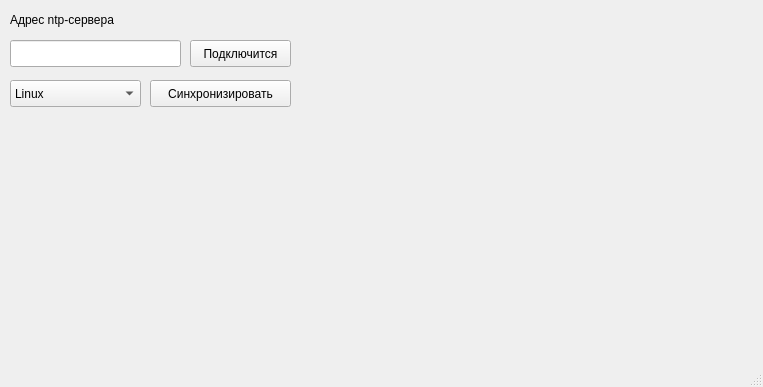
<?xml version="1.0" encoding="UTF-8"?>
<ui version="4.0">
 <class>MainWindow</class>
 <widget class="QMainWindow" name="MainWindow">
  <property name="geometry">
   <rect>
    <x>0</x>
    <y>0</y>
    <width>763</width>
    <height>387</height>
   </rect>
  </property>
  <property name="windowTitle">
   <string>MainWindow</string>
  </property>
  <widget class="QWidget" name="centralwidget">
   <widget class="QComboBox" name="comboBox">
    <property name="geometry">
     <rect>
      <x>10</x>
      <y>80</y>
      <width>131</width>
      <height>27</height>
     </rect>
    </property>
    <item>
     <property name="text">
      <string>Linux</string>
     </property>
    </item>
    <item>
     <property name="text">
      <string>Windows</string>
     </property>
    </item>
   </widget>
   <widget class="QPushButton" name="button_sync">
    <property name="geometry">
     <rect>
      <x>150</x>
      <y>80</y>
      <width>141</width>
      <height>27</height>
     </rect>
    </property>
    <property name="text">
     <string>Синхронизировать</string>
    </property>
   </widget>
   <widget class="PlotWidget" name="graphWidget" native="true">
    <property name="geometry">
     <rect>
      <x>300</x>
      <y>20</y>
      <width>431</width>
      <height>311</height>
     </rect>
    </property>
   </widget>
   <widget class="QLineEdit" name="lineEdit_server">
    <property name="geometry">
     <rect>
      <x>10</x>
      <y>40</y>
      <width>171</width>
      <height>27</height>
     </rect>
    </property>
   </widget>
   <widget class="QLabel" name="label">
    <property name="geometry">
     <rect>
      <x>10</x>
      <y>10</y>
      <width>131</width>
      <height>19</height>
     </rect>
    </property>
    <property name="text">
     <string>Адрес ntp-сервера</string>
    </property>
   </widget>
   <widget class="QPushButton" name="button_connect">
    <property name="geometry">
     <rect>
      <x>190</x>
      <y>40</y>
      <width>101</width>
      <height>27</height>
     </rect>
    </property>
    <property name="text">
     <string>Подключится</string>
    </property>
   </widget>
  </widget>
  <widget class="QMenuBar" name="menubar">
   <property name="geometry">
    <rect>
     <x>0</x>
     <y>0</y>
     <width>763</width>
     <height>24</height>
    </rect>
   </property>
  </widget>
  <widget class="QStatusBar" name="statusbar"/>
 </widget>
 <customwidgets>
  <customwidget>
   <class>PlotWidget</class>
   <extends>QWidget</extends>
   <header>pyqtgraph</header>
   <container>1</container>
  </customwidget>
 </customwidgets>
 <resources/>
 <connections/>
</ui>
